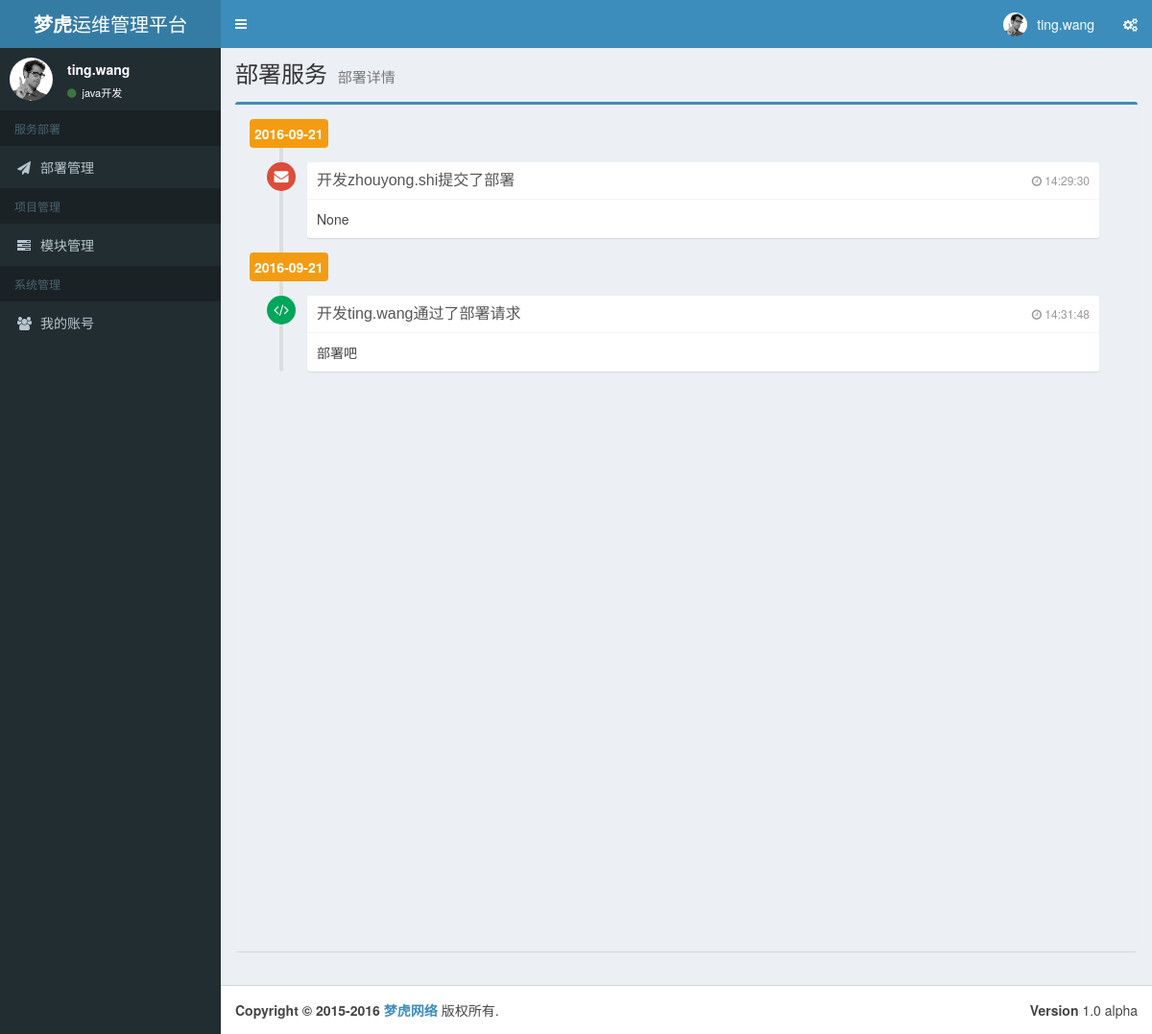
Screenshot of /deploy/deploy_review/13 (signed in) with the database file from the repository.
### tables this page shows
CREATE TABLE users (
  id integer primary key autoincrement,
  email text not null,
  username text not null,
  password text not null,
  system_role integer not null,
  position text not null
);

CREATE TABLE deploy_reply (
  id integer primary key autoincrement,
  time TIMESTAMP NOT NULL DEFAULT current_timestamp,
  user_id integer,
  deploy_id integer,
  reply integer,
  comment text default null
);

### views/deploy.py (the view)
@deploy.route('/deploy_review/<int:did>', methods=['GET'])
def deploy_review(did):
    if not session.get('logged_in'):
        abort(401)
    cur = g.db.execute("select a.*, b.username, b.system_role from deploy_reply a,users b where a.user_id = b.id "
                       "and a.deploy_id = " + str(did))
    deploy_replys = cur.fetchall()
    return render_template("deploy_details.html",
                           service_type=SERVICE_TYPE["DEPLOY_SERVICE"],
                           service_name=DEPLOY_SERVICE["DETAILS_DEPLOY"],
                           deploy_replys=deploy_replys)

### run.py (called while the page is built)
def connect_db():
    rv = sqlite3.connect(app.config['DATABASE'])
    rv.row_factory = sqlite3.Row
    return rv

@app.before_request
def before_request():
    g.db = connect_db()
    g.cf = configparser.ConfigParser()
    g.cf.read("config.iml")

@app.teardown_request
def teardown_request(exception):
    if exception is not None:
        print(exception)
    db = getattr(g, 'db', None)
    if db is not None:
        db.close()
    g.db.close()

### templates/deploy_details.html
{% extends "base_layout.html" %}
{% block body %}
<div class="row">
    <div class="col-xs-12 ">
        <div class="box box-primary">
            <section class="content content-wrapper">
              <div class="row">
                <div class="col-md-12 ">
                  <ul class="timeline">
                      {% for deploy_reply in deploy_replys %}
                        <li class="time-label">
                          <span class="bg-yellow">
                            {{ deploy_reply.time[0:10] }}
                          </span>
                        </li>
                        <li>
                            {% if deploy_reply.system_role == 1 %}
                              <i class="fa fa-user bg-black"></i>
                            {% elif deploy_reply.system_role == 2 %}
                              <i class="fa fa-desktop bg-orange"></i>
                            {% elif deploy_reply.system_role == 3 %}
                              <i class="fa fa-code bg-green"></i>
                            {% elif deploy_reply.system_role == 4 %}
                              <i class="fa fa-envelope bg-red"></i>
                            {% elif deploy_reply.system_role == 5 %}
                              <i class="fa fa-newspaper-o bg-blue"></i>
                            {% elif deploy_reply.system_role == 5 %}
                              <i class="fa fa-camera bg-purple"></i>
                            {% else %}
                              <i class="fa fa-camera bg-purple"></i>
                            {% endif %}
                          <div class="timeline-item">
                            <span class="time"><i class="fa fa-clock-o"></i> {{ deploy_reply.time[11:] }}</span>
                            <h3 class="timeline-header">
                                {% if deploy_reply.system_role == 2%}
                                    {% if deploy_reply.reply == 0 %}
                                      测试{{ deploy_reply.username }}进行了模块构建
                                    {% else %}
                                      测试{{ deploy_reply.username }}进行了模块部署
                                    {% endif %}
                                {% elif deploy_reply.system_role == 6%}
                                    {% if deploy_reply.reply == 0 %}
                                      产品{{ deploy_reply.username }}通过了部署请求
                                    {% else %}
                                      产品{{ deploy_reply.username }}拒绝了部署请求
                                    {% endif %}
                                {% elif deploy_reply.system_role == 5%}
                                    {% if deploy_reply.reply == 0 %}
                                      运营{{ deploy_reply.username }}通过了部署请求
                                    {% else %}
                                      运营{{ deploy_reply.username }}拒绝了部署请求
                                    {% endif %}
                                {% elif deploy_reply.system_role == 3%}
                                    {% if deploy_reply.reply == 0 %}
                                      开发{{ deploy_reply.username }}通过了部署请求
                                    {% else %}
                                      开发{{ deploy_reply.username }}拒绝了部署请求
                                    {% endif %}
                                {% elif deploy_reply.system_role == 4%}
                                    开发{{ deploy_reply.username }}提交了部署
                                {% endif %}
                            </h3>
                            <div class="timeline-body">
                              {{ deploy_reply.comment }}
                            </div>
                          </div>
                        </li>
                      {% endfor %}
                      </ul>
                    </div>
              </div>
            </section>
        </div>
    </div>
</div>
{% endblock %}

### templates/base_layout.html (shortened to what this page needs)
<!DOCTYPE html>
<html>
{% if session.logged_in %}
<head>
    <link href="{{ url_for('static', filename='bootstrap/css/bootstrap.min.css') }}" rel="stylesheet" type="text/css"/>
    <link href="{{ url_for('static', filename='dist/css/font-awesome.min.css') }}" rel="stylesheet" type="text/css"/>
    <link href="{{ url_for('static', filename='dist/css/ionicons.min.css') }}" rel="stylesheet" type="text/css"/>
    <link href="{{ url_for('static', filename='dist/css/AdminLTE.min.css') }}" rel="stylesheet" type="text/css"/>
    <link href="{{ url_for('static', filename='dist/css/skins/_all-skins.min.css') }}" rel="stylesheet"
          type="text/css"/>
    <link href="{{ url_for('static', filename='plugins/iCheck/flat/blue.css') }}" rel="stylesheet" type="text/css"/>
    <link href="{{ url_for('static', filename='plugins/jvectormap/jquery-jvectormap-1.2.2.css') }}" rel="stylesheet"
          type="text/css"/>
    <link href="{{ url_for('static', filename='plugins/datepicker/datepicker3.css') }}" rel="stylesheet"
          type="text/css"/>
    <link href="{{ url_for('static', filename='plugins/daterangepicker/daterangepicker-bs3.css') }}" rel="stylesheet"
          type="text/css"/>
</head>
<body class="skin-blue sidebar-mini">
<div class="wrapper">
    <header class="main-header">
        <a href="index2.html" class="logo">
            <span class="logo-lg"><b>梦虎</b>运维管理平台</span>
        </a>
        <nav class="navbar navbar-static-top" role="navigation">
            <a href="#" class="sidebar-toggle" data-toggle="offcanvas" role="button">
            </a>
            <div class="navbar-custom-menu">
                <ul class="nav navbar-nav">
                    <li class="dropdown user user-menu">
                        <a href="#" class="dropdown-toggle" data-toggle="dropdown">
                            <img src="{{ url_for('static', filename='dist/img/user2-160x160.jpg') }}" class="user-image" alt="User Image"/>
                            <span class="hidden-xs">{{ session.username }}</span>
                        </a>
                    </li>
                    <li>
                        <a href="#" data-toggle="control-sidebar"><i class="fa fa-gears"></i></a>
                    </li>
                </ul>
            </div>
        </nav>
    </header>
    <aside class="main-sidebar">
        <section class="sidebar">
            <div class="user-panel">
                <div class="pull-left image">
                    <img src="{{ url_for('static', filename='dist/img/user2-160x160.jpg') }}" class="img-circle" alt="User Image"/>
                </div>
                <div class="pull-left info">
                    <p>{{ session.username }}</p>
                    <a href="#"><i class="fa fa-circle text-success"></i> {{ session.position }}</a>
                </div>
            </div>
            <ul class="sidebar-menu">
                <li class="header">服务部署</li>
                {% if service_name == "部署管理" %}
                    <li class="active">{% else %}
                    <li>{% endif %}
                        <a href="{{ url_for('deploy.deploy_manage') }}">
                            <i class="fa fa-send "></i> <span>部署管理</span>
                        </a>
                    </li>
                {% if session.access != 4%}
                <li class="header">项目管理</li>
                {% if service_name == "工程管理" %}
                    <li class="active">{% else %}
                    <li>{% endif %}
                        <a href="{{ url_for('project.project_list') }}">
                            <i class="fa fa-tasks"></i> <span>模块管理</span>
                        </a>
                    </li>
                {% endif %}
                <li class="header">系统管理</li>
                {% if service_name == "我的账号" %}
                    <li class="active">{% else %}
                    <li>{% endif %}
                        <a href="{{ url_for('system.my_account', error='None') }}">
                            <i class="fa fa-users"></i> <span>我的账号</span>
                        </a>
                    </li>
            </ul>
        </section>
    </aside>
    <div class="content-wrapper">
        <section class="content-header">
            <h1>
                {{ service_type }}
                <small>{{ service_name }}</small>
            </h1>
        </section>
        <section class="content">
            {% block body %}{% endblock %}
        </section>
    </div>
    <footer class="main-footer">
        <div class="pull-right hidden-xs">
            <b>Version</b> 1.0 alpha
        </div>
        <strong>Copyright &copy; 2015-2016 <a href="http://www.dreamtiger.cn">梦虎网络</a></strong> 版权所有.
    </footer>
</div>
</body>
{% endif %}
</html>

### rows the page displays
users: username "ting.wang", position "java开发"
deploy_reply: time "2016-09-21", time "14:29:30", username "zhouyong.shi", comment "None"
deploy_reply: time "2016-09-21", time "14:31:48", username "ting.wang", comment "部署吧"

### other values shown
{{ service_type }} "部署服务"
{{ service_name }} "部署详情"
